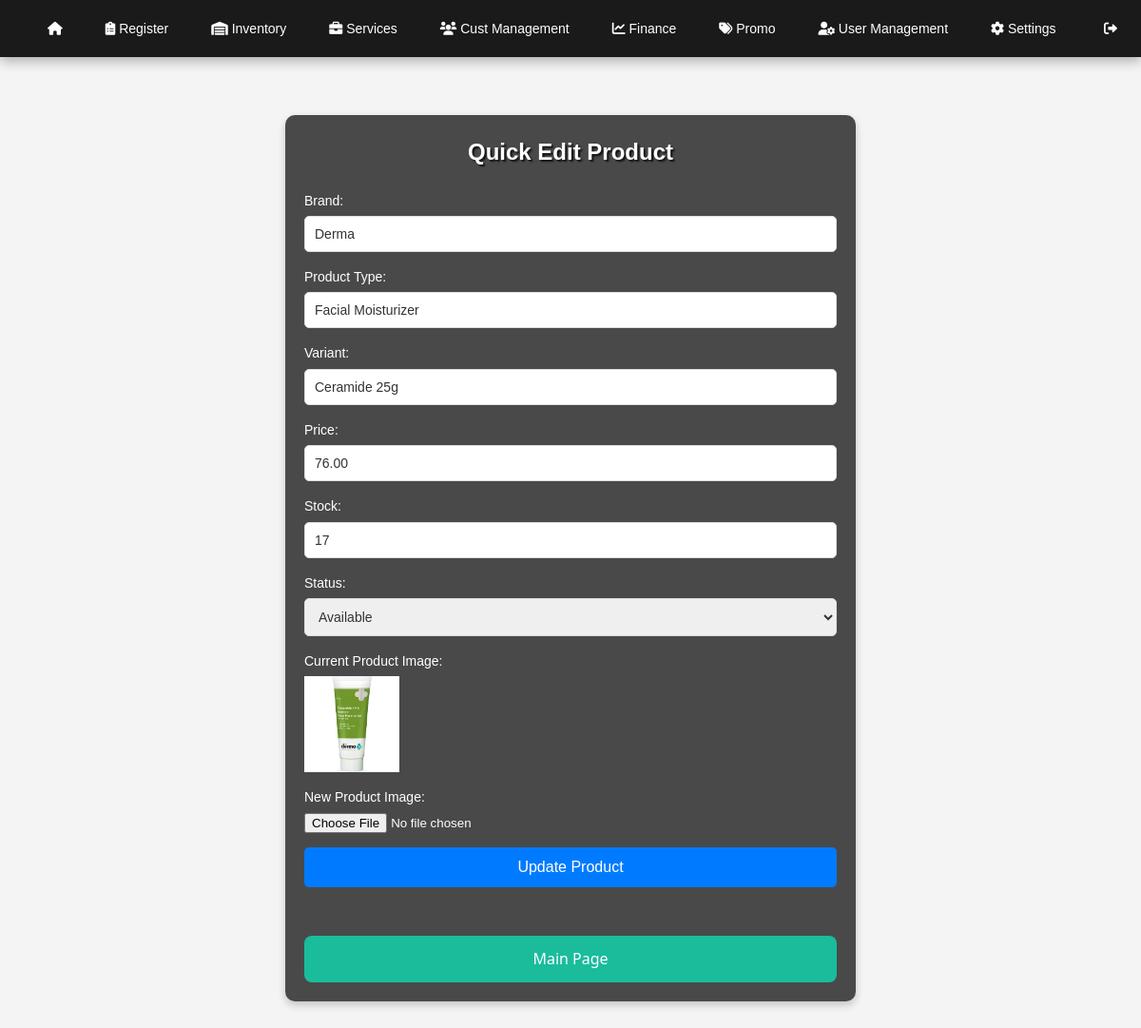
The page /edit_product.php?barcode=85463782 (signed in) on the database its author committed.
### tables this page shows
CREATE TABLE `productinventorytable` (
  `productpic_url` varchar(255) DEFAULT NULL,
  `brand` varchar(100) NOT NULL,
  `producttype` varchar(100) NOT NULL,
  `variant` varchar(150) DEFAULT NULL,
  `sku` varchar(255) NOT NULL,
  `barcode` varchar(50) DEFAULT NULL,
  `price` decimal(10,2) NOT NULL,
  `wholesaleprice` decimal(10,2) DEFAULT NULL,
  `stock` int(11) NOT NULL,
  `status` enum('Available','Out of Stock','Discontinue') NOT NULL DEFAULT 'Available',
  `last_restocked_by` varchar(255) DEFAULT NULL,
  `product_added_by` varchar(255) DEFAULT NULL,
  `created_at` timestamp NOT NULL DEFAULT current_timestamp(),
  `updated_at` timestamp NOT NULL DEFAULT current_timestamp() ON UPDATE current_timestamp()
);

### edit_product.php (the view, shortened to what this page needs)
<?php
$host = 'localhost';
$user = 'root';
$password = '';
$dbname = 'pos';
$conn = new mysqli($host, $user, $password, $dbname);
$barcode = $_GET['barcode'] ?? null;
if ($barcode) {
    $query = "SELECT * FROM productinventorytable WHERE barcode = ?";
    $stmt = $conn->prepare($query);
    $stmt->bind_param("s", $barcode);
    $stmt->execute();
    $product = $stmt->get_result()->fetch_assoc();
} else {
    echo "No product selected!";
    exit();
}
?>
<!DOCTYPE html>
<html lang="en">
<head>
</head>
<body>
<?php include 'navbar.php'; ?>
<link rel="stylesheet" href="navbar.css">
<br>
<br>
<div class="container">
    <h2>Quick Edit Product</h2>
    <form method="POST" action="" enctype="multipart/form-data">
        <label>Brand:</label>
        <input type="text" name="brand" value="<?php echo htmlspecialchars($product['brand']); ?>">
        <label>Product Type:</label>
        <input type="text" name="producttype" value="<?php echo htmlspecialchars($product['producttype']); ?>">
        <label>Variant:</label>
        <input type="text" name="variant" value="<?php echo htmlspecialchars($product['variant']); ?>">
        <label>Price:</label>
        <input type="number" name="price" value="<?php echo htmlspecialchars($product['price']); ?>" step="0.01">
        <label>Stock:</label>
        <input type="number" name="stock" value="<?php echo htmlspecialchars($product['stock']); ?>">
        <label>Status:</label>
        <select name="status">
            <option value="Available" <?php echo ($product['status'] == 'Available') ? 'selected' : ''; ?>>Available</option>
        </select>
        <label> Current Product Image:</label>
        <?php if (!empty($product['productpic_url'])): ?>
            <img src="<?php echo $product['productpic_url']; ?>" alt="Product Image">
        <?php endif; ?>
        <label> New Product Image:</label>
        <input type="file" name="productpic_url">
        <button type="submit">Update Product</button>
        <br>
        <br>
        <a href="mainpage.php" style="display: inline-block; background-color: #1abc9c; color: white; padding: 12px 24px; text-align: center; text-decoration: none; border-radius: 8px; font-size: 16px; font-family: 'Segoe UI', Tahoma, Geneva, Verdana, sans-serif; transition: background-color 0.3s ease;">
            Main Page
        </a>
    </form>
</div>
</body>
</html>

### navbar.css (style rules this page uses)
* { margin: 0; padding: 0; box-sizing: border-box; }
body { font-family: 'Arial', sans-serif; background-color: #f4f4f4; line-height: 1.6; }

### edit_product.php (style rules this page uses)
body { font-family: Arial, sans-serif; background: url('darkwallpaper.jpg') no-repeat center center fixed; background-size: cover; color: #fff; margin: 0; padding: 20px; }
.container { max-width: 600px; margin: 50px auto; padding: 20px; background-color: rgba(0, 0, 0, 0.7); box-shadow: 0 4px 8px rgba(0, 0, 0, 0.2); border-radius: 10px; }
h2 { text-align: center; margin-bottom: 20px; font-size: 24px; color: white; text-shadow: 2px 2px 2px rgba(0, 0, 0, 0.8); }
form { display: flex; flex-direction: column; }
label { font-size: 14px; margin-bottom: 5px; color: white; }
input[type="text"], input[type="number"], select { padding: 10px; margin-bottom: 15px; border: 1px solid #ddd; border-radius: 5px; width: 100%; font-size: 14px; color: #333; transition: border-color 0.3s ease; }
input[type="file"] { margin-bottom: 15px; }
button { padding: 12px; background-color: #007bff; border: none; border-radius: 5px; color: white; font-size: 16px; cursor: pointer; transition: background-color 0.3s ease; }
img { max-width: 100px; margin-bottom: 15px; }

### rows shown on the page
productinventorytable: brand "Derma", producttype "Facial Moisturizer", variant "Ceramide 25g", price "76.00", stock "17", status "Available", productpic_url (picture)
